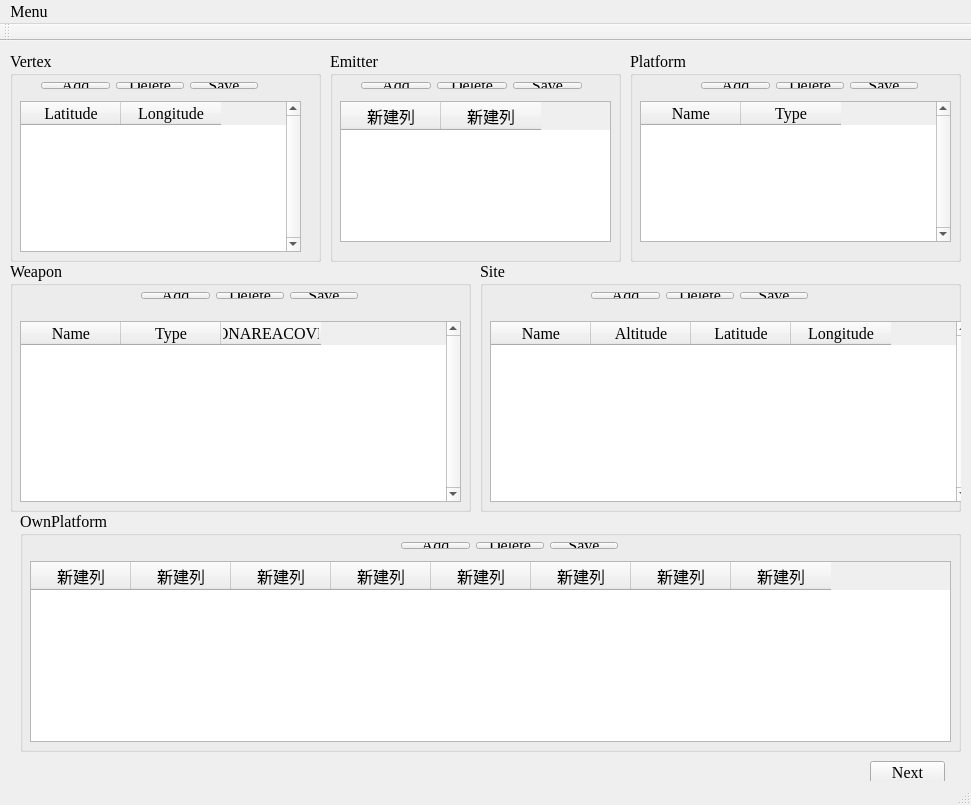
<?xml version="1.0" encoding="UTF-8"?>
<ui version="4.0">
 <class>MainWindow</class>
 <widget class="QMainWindow" name="MainWindow">
  <property name="geometry">
   <rect>
    <x>0</x>
    <y>0</y>
    <width>971</width>
    <height>805</height>
   </rect>
  </property>
  <property name="font">
   <font>
    <family>Times New Roman</family>
    <pointsize>12</pointsize>
   </font>
  </property>
  <property name="windowTitle">
   <string>Scenario</string>
  </property>
  <widget class="QWidget" name="centralWidget">
   <widget class="QGroupBox" name="groupBox">
    <property name="geometry">
     <rect>
      <x>10</x>
      <y>10</y>
      <width>311</width>
      <height>211</height>
     </rect>
    </property>
    <property name="title">
     <string>Vertex</string>
    </property>
    <widget class="QTableWidget" name="tableWidget">
     <property name="geometry">
      <rect>
       <x>10</x>
       <y>50</y>
       <width>281</width>
       <height>151</height>
      </rect>
     </property>
     <property name="font">
      <font>
       <family>Times New Roman</family>
       <pointsize>12</pointsize>
      </font>
     </property>
     <property name="layoutDirection">
      <enum>Qt::LeftToRight</enum>
     </property>
     <property name="lineWidth">
      <number>0</number>
     </property>
     <property name="verticalScrollBarPolicy">
      <enum>Qt::ScrollBarAlwaysOn</enum>
     </property>
     <property name="horizontalScrollBarPolicy">
      <enum>Qt::ScrollBarAsNeeded</enum>
     </property>
     <property name="dragEnabled">
      <bool>true</bool>
     </property>
     <property name="selectionBehavior">
      <enum>QAbstractItemView::SelectItems</enum>
     </property>
     <property name="textElideMode">
      <enum>Qt::ElideMiddle</enum>
     </property>
     <attribute name="horizontalHeaderCascadingSectionResizes">
      <bool>false</bool>
     </attribute>
     <column>
      <property name="text">
       <string>Latitude</string>
      </property>
      <property name="textAlignment">
       <set>AlignCenter</set>
      </property>
     </column>
     <column>
      <property name="text">
       <string>Longitude</string>
      </property>
      <property name="textAlignment">
       <set>AlignCenter</set>
      </property>
     </column>
    </widget>
    <widget class="QWidget" name="layoutWidget">
     <property name="geometry">
      <rect>
       <x>20</x>
       <y>20</y>
       <width>239</width>
       <height>29</height>
      </rect>
     </property>
     <layout class="QHBoxLayout" name="horizontalLayout_3">
      <item>
       <widget class="QPushButton" name="pushButton_10">
        <property name="text">
         <string>Add</string>
        </property>
       </widget>
      </item>
      <item>
       <widget class="QPushButton" name="pushButton_11">
        <property name="text">
         <string>Delete</string>
        </property>
       </widget>
      </item>
      <item>
       <widget class="QPushButton" name="pushButton_5">
        <property name="text">
         <string>Save</string>
        </property>
       </widget>
      </item>
     </layout>
    </widget>
   </widget>
   <widget class="QGroupBox" name="groupBox_2">
    <property name="geometry">
     <rect>
      <x>630</x>
      <y>10</y>
      <width>331</width>
      <height>211</height>
     </rect>
    </property>
    <property name="title">
     <string>Platform</string>
    </property>
    <widget class="QTableWidget" name="tableWidget_2">
     <property name="geometry">
      <rect>
       <x>10</x>
       <y>50</y>
       <width>311</width>
       <height>141</height>
      </rect>
     </property>
     <property name="font">
      <font>
       <family>Times New Roman</family>
       <pointsize>12</pointsize>
      </font>
     </property>
     <property name="layoutDirection">
      <enum>Qt::LeftToRight</enum>
     </property>
     <property name="lineWidth">
      <number>0</number>
     </property>
     <property name="verticalScrollBarPolicy">
      <enum>Qt::ScrollBarAlwaysOn</enum>
     </property>
     <property name="horizontalScrollBarPolicy">
      <enum>Qt::ScrollBarAsNeeded</enum>
     </property>
     <property name="dragEnabled">
      <bool>true</bool>
     </property>
     <property name="selectionBehavior">
      <enum>QAbstractItemView::SelectItems</enum>
     </property>
     <property name="textElideMode">
      <enum>Qt::ElideMiddle</enum>
     </property>
     <attribute name="horizontalHeaderCascadingSectionResizes">
      <bool>false</bool>
     </attribute>
     <column>
      <property name="text">
       <string>Name</string>
      </property>
      <property name="textAlignment">
       <set>AlignCenter</set>
      </property>
     </column>
     <column>
      <property name="text">
       <string>Type</string>
      </property>
      <property name="textAlignment">
       <set>AlignCenter</set>
      </property>
     </column>
    </widget>
    <widget class="QWidget" name="layoutWidget">
     <property name="geometry">
      <rect>
       <x>60</x>
       <y>20</y>
       <width>239</width>
       <height>29</height>
      </rect>
     </property>
     <layout class="QHBoxLayout" name="horizontalLayout_5">
      <item>
       <widget class="QPushButton" name="pushButton_16">
        <property name="text">
         <string>Add</string>
        </property>
       </widget>
      </item>
      <item>
       <widget class="QPushButton" name="pushButton_17">
        <property name="text">
         <string>Delete</string>
        </property>
       </widget>
      </item>
      <item>
       <widget class="QPushButton" name="pushButton_6">
        <property name="text">
         <string>Save</string>
        </property>
       </widget>
      </item>
     </layout>
    </widget>
   </widget>
   <widget class="QGroupBox" name="groupBox_4">
    <property name="geometry">
     <rect>
      <x>480</x>
      <y>220</y>
      <width>481</width>
      <height>251</height>
     </rect>
    </property>
    <property name="title">
     <string>Site</string>
    </property>
    <widget class="QTableWidget" name="tableWidget_5">
     <property name="geometry">
      <rect>
       <x>10</x>
       <y>60</y>
       <width>481</width>
       <height>181</height>
      </rect>
     </property>
     <property name="font">
      <font>
       <family>Times New Roman</family>
       <pointsize>12</pointsize>
      </font>
     </property>
     <property name="layoutDirection">
      <enum>Qt::LeftToRight</enum>
     </property>
     <property name="lineWidth">
      <number>0</number>
     </property>
     <property name="verticalScrollBarPolicy">
      <enum>Qt::ScrollBarAlwaysOn</enum>
     </property>
     <property name="horizontalScrollBarPolicy">
      <enum>Qt::ScrollBarAsNeeded</enum>
     </property>
     <property name="dragEnabled">
      <bool>true</bool>
     </property>
     <property name="selectionBehavior">
      <enum>QAbstractItemView::SelectItems</enum>
     </property>
     <property name="textElideMode">
      <enum>Qt::ElideMiddle</enum>
     </property>
     <attribute name="horizontalHeaderCascadingSectionResizes">
      <bool>false</bool>
     </attribute>
     <column>
      <property name="text">
       <string>Name</string>
      </property>
      <property name="textAlignment">
       <set>AlignCenter</set>
      </property>
     </column>
     <column>
      <property name="text">
       <string>Altitude</string>
      </property>
      <property name="textAlignment">
       <set>AlignCenter</set>
      </property>
     </column>
     <column>
      <property name="text">
       <string>Latitude</string>
      </property>
      <property name="textAlignment">
       <set>AlignCenter</set>
      </property>
     </column>
     <column>
      <property name="text">
       <string>Longitude</string>
      </property>
      <property name="textAlignment">
       <set>AlignCenter</set>
      </property>
     </column>
    </widget>
    <widget class="QWidget" name="layoutWidget">
     <property name="geometry">
      <rect>
       <x>100</x>
       <y>20</y>
       <width>239</width>
       <height>29</height>
      </rect>
     </property>
     <layout class="QHBoxLayout" name="horizontalLayout_2">
      <item>
       <widget class="QPushButton" name="pushButton_12">
        <property name="text">
         <string>Add</string>
        </property>
       </widget>
      </item>
      <item>
       <widget class="QPushButton" name="pushButton_13">
        <property name="text">
         <string>Delete</string>
        </property>
       </widget>
      </item>
      <item>
       <widget class="QPushButton" name="pushButton_9">
        <property name="text">
         <string>Save</string>
        </property>
       </widget>
      </item>
     </layout>
    </widget>
   </widget>
   <widget class="QGroupBox" name="groupBox_7">
    <property name="geometry">
     <rect>
      <x>10</x>
      <y>220</y>
      <width>461</width>
      <height>251</height>
     </rect>
    </property>
    <property name="title">
     <string>Weapon</string>
    </property>
    <widget class="QTableWidget" name="tableWidget_3">
     <property name="geometry">
      <rect>
       <x>10</x>
       <y>60</y>
       <width>441</width>
       <height>181</height>
      </rect>
     </property>
     <property name="font">
      <font>
       <family>Times New Roman</family>
       <pointsize>12</pointsize>
      </font>
     </property>
     <property name="layoutDirection">
      <enum>Qt::LeftToRight</enum>
     </property>
     <property name="lineWidth">
      <number>0</number>
     </property>
     <property name="verticalScrollBarPolicy">
      <enum>Qt::ScrollBarAlwaysOn</enum>
     </property>
     <property name="horizontalScrollBarPolicy">
      <enum>Qt::ScrollBarAsNeeded</enum>
     </property>
     <property name="dragEnabled">
      <bool>true</bool>
     </property>
     <property name="selectionBehavior">
      <enum>QAbstractItemView::SelectItems</enum>
     </property>
     <property name="textElideMode">
      <enum>Qt::ElideMiddle</enum>
     </property>
     <attribute name="horizontalHeaderCascadingSectionResizes">
      <bool>false</bool>
     </attribute>
     <column>
      <property name="text">
       <string>Name</string>
      </property>
      <property name="textAlignment">
       <set>AlignCenter</set>
      </property>
     </column>
     <column>
      <property name="text">
       <string>Type</string>
      </property>
      <property name="textAlignment">
       <set>AlignCenter</set>
      </property>
     </column>
     <column>
      <property name="text">
       <string>WEAPONAREACOVERAGE</string>
      </property>
      <property name="textAlignment">
       <set>AlignCenter</set>
      </property>
     </column>
    </widget>
    <widget class="QWidget" name="layoutWidget">
     <property name="geometry">
      <rect>
       <x>120</x>
       <y>20</y>
       <width>239</width>
       <height>29</height>
      </rect>
     </property>
     <layout class="QHBoxLayout" name="horizontalLayout">
      <item>
       <widget class="QPushButton" name="pushButton_14">
        <property name="text">
         <string>Add</string>
        </property>
       </widget>
      </item>
      <item>
       <widget class="QPushButton" name="pushButton_15">
        <property name="text">
         <string>Delete</string>
        </property>
       </widget>
      </item>
      <item>
       <widget class="QPushButton" name="pushButton_7">
        <property name="text">
         <string>Save</string>
        </property>
       </widget>
      </item>
     </layout>
    </widget>
   </widget>
   <widget class="QPushButton" name="next">
    <property name="geometry">
     <rect>
      <x>870</x>
      <y>720</y>
      <width>75</width>
      <height>23</height>
     </rect>
    </property>
    <property name="text">
     <string>Next</string>
    </property>
   </widget>
   <widget class="QGroupBox" name="groupBox_3">
    <property name="geometry">
     <rect>
      <x>330</x>
      <y>10</y>
      <width>291</width>
      <height>211</height>
     </rect>
    </property>
    <property name="title">
     <string>Emitter</string>
    </property>
    <widget class="QTableWidget" name="tableWidget_4">
     <property name="geometry">
      <rect>
       <x>10</x>
       <y>50</y>
       <width>271</width>
       <height>141</height>
      </rect>
     </property>
     <column>
      <property name="text">
       <string>新建列</string>
      </property>
     </column>
     <column>
      <property name="text">
       <string>新建列</string>
      </property>
     </column>
    </widget>
    <widget class="QWidget" name="layoutWidget">
     <property name="geometry">
      <rect>
       <x>20</x>
       <y>20</y>
       <width>243</width>
       <height>29</height>
      </rect>
     </property>
     <layout class="QHBoxLayout" name="horizontalLayout_4">
      <item>
       <widget class="QPushButton" name="pushButton_3">
        <property name="text">
         <string>Add</string>
        </property>
       </widget>
      </item>
      <item>
       <widget class="QPushButton" name="pushButton_4">
        <property name="text">
         <string>Delete</string>
        </property>
       </widget>
      </item>
      <item>
       <widget class="QPushButton" name="pushButton_8">
        <property name="text">
         <string>Save</string>
        </property>
       </widget>
      </item>
     </layout>
    </widget>
   </widget>
   <widget class="QGroupBox" name="groupBox_5">
    <property name="geometry">
     <rect>
      <x>20</x>
      <y>470</y>
      <width>941</width>
      <height>241</height>
     </rect>
    </property>
    <property name="title">
     <string>OwnPlatform</string>
    </property>
    <widget class="QTableWidget" name="tableWidget_6">
     <property name="geometry">
      <rect>
       <x>10</x>
       <y>50</y>
       <width>921</width>
       <height>181</height>
      </rect>
     </property>
     <column>
      <property name="text">
       <string>新建列</string>
      </property>
     </column>
     <column>
      <property name="text">
       <string>新建列</string>
      </property>
     </column>
     <column>
      <property name="text">
       <string>新建列</string>
      </property>
     </column>
     <column>
      <property name="text">
       <string>新建列</string>
      </property>
     </column>
     <column>
      <property name="text">
       <string>新建列</string>
      </property>
     </column>
     <column>
      <property name="text">
       <string>新建列</string>
      </property>
     </column>
     <column>
      <property name="text">
       <string>新建列</string>
      </property>
     </column>
     <column>
      <property name="text">
       <string>新建列</string>
      </property>
     </column>
    </widget>
    <widget class="QWidget" name="layoutWidget">
     <property name="geometry">
      <rect>
       <x>370</x>
       <y>20</y>
       <width>239</width>
       <height>29</height>
      </rect>
     </property>
     <layout class="QHBoxLayout" name="horizontalLayout_6">
      <item>
       <widget class="QPushButton" name="pushButton_18">
        <property name="text">
         <string>Add</string>
        </property>
       </widget>
      </item>
      <item>
       <widget class="QPushButton" name="pushButton_19">
        <property name="text">
         <string>Delete</string>
        </property>
       </widget>
      </item>
      <item>
       <widget class="QPushButton" name="pushButton_20">
        <property name="text">
         <string>Save</string>
        </property>
       </widget>
      </item>
     </layout>
    </widget>
   </widget>
  </widget>
  <widget class="QMenuBar" name="menuBar">
   <property name="geometry">
    <rect>
     <x>0</x>
     <y>0</y>
     <width>971</width>
     <height>23</height>
    </rect>
   </property>
   <widget class="QMenu" name="menuMenu">
    <property name="title">
     <string>Menu</string>
    </property>
    <addaction name="actionOpen_file"/>
    <addaction name="actionShow_data"/>
    <addaction name="actionSave_to_file"/>
   </widget>
   <addaction name="menuMenu"/>
  </widget>
  <widget class="QToolBar" name="mainToolBar">
   <attribute name="toolBarArea">
    <enum>TopToolBarArea</enum>
   </attribute>
   <attribute name="toolBarBreak">
    <bool>false</bool>
   </attribute>
  </widget>
  <widget class="QStatusBar" name="statusBar"/>
  <action name="action_xml">
   <property name="text">
    <string>打开xml文件</string>
   </property>
  </action>
  <action name="action">
   <property name="text">
    <string>撤销操作</string>
   </property>
  </action>
  <action name="actionOpen_file">
   <property name="text">
    <string>Open file</string>
   </property>
  </action>
  <action name="actionShow_data">
   <property name="text">
    <string>Show data</string>
   </property>
  </action>
  <action name="actionSave_to_file">
   <property name="text">
    <string>Save to file</string>
   </property>
  </action>
 </widget>
 <layoutdefault spacing="6" margin="11"/>
 <resources>
  <include location="RoutePlanGui.qrc"/>
 </resources>
 <connections/>
 <slots>
  <slot>on_open()</slot>
  <slot>on_next()</slot>
  <slot>on_algorithm()</slot>
 </slots>
</ui>
